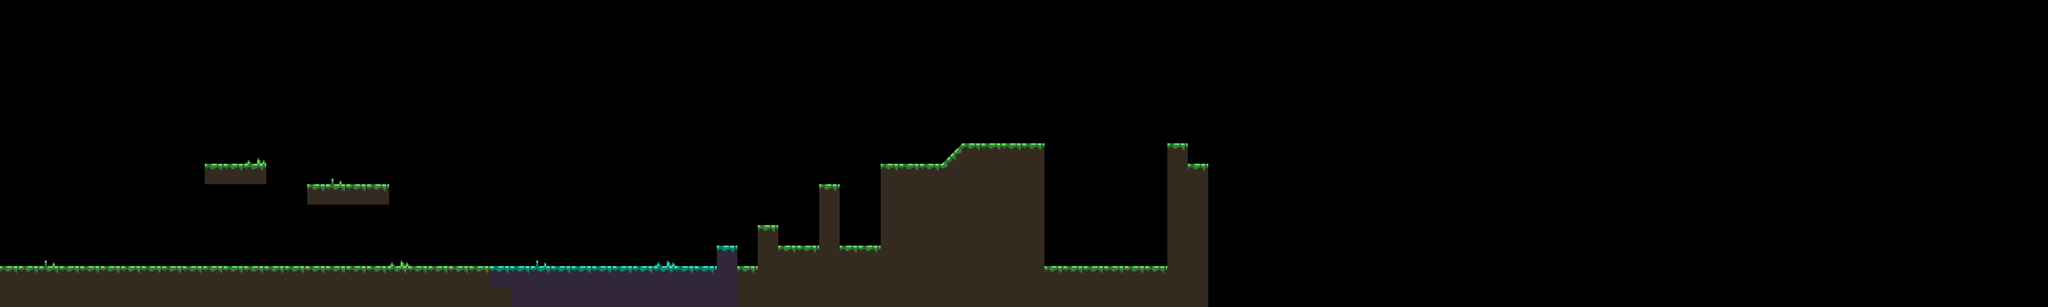

Tiled map render using the project's own tile images. Description and the whole map definition, tile-layer contents included, below:
An orthogonal 100x15 tile map with 64x64 px tiles, 1 tile layer (Tile Layer).

<map version="1.0" orientation="orthogonal" renderorder="left-down" width="100" height="15" tilewidth="64" tileheight="64" nextobjectid="10">
 <tileset firstgid="1" name="tiles" tilewidth="64" tileheight="64" tilecount="40" columns="8">
  <image source="tiles.png" width="512" height="320" />
 </tileset>
 <layer name="Tile Layer" width="100" height="15">
  <data encoding="csv">
0,0,0,0,0,0,0,0,0,0,0,0,0,0,0,0,0,0,0,0,0,0,0,0,0,0,0,0,0,0,0,0,0,0,0,0,0,0,0,0,0,0,0,0,0,0,0,0,0,0,0,0,0,0,0,0,0,0,0,0,0,0,0,0,0,0,0,0,0,0,0,0,0,0,0,0,0,0,0,0,0,0,0,0,0,0,0,0,0,0,0,0,0,0,0,0,0,0,0,0,
0,0,0,0,0,0,0,0,0,0,0,0,0,0,0,0,0,0,0,0,0,0,0,0,0,0,0,0,0,0,0,0,0,0,0,0,0,0,0,0,0,0,0,0,0,0,0,0,0,0,0,0,0,0,0,0,0,0,0,0,0,0,0,0,0,0,0,0,0,0,0,0,0,0,0,0,0,0,0,0,0,0,0,0,0,0,0,0,0,0,0,0,0,0,0,0,0,0,0,0,
0,0,0,0,0,0,0,0,0,0,0,0,0,0,0,0,0,0,0,0,0,0,0,0,0,0,0,0,0,0,0,0,0,0,0,0,0,0,0,0,0,0,0,0,0,0,0,0,0,0,0,0,0,0,0,0,0,0,0,0,0,0,0,0,0,0,0,0,0,0,0,0,0,0,0,0,0,0,0,0,0,0,0,0,0,0,0,0,0,0,0,0,0,0,0,0,0,0,0,0,
0,0,0,0,0,0,0,0,0,0,0,0,0,0,0,0,0,0,0,0,0,0,0,0,0,0,0,0,0,0,0,0,0,0,0,0,0,0,0,0,0,0,0,0,0,0,0,0,0,0,0,0,0,0,0,0,0,0,0,0,0,0,0,0,0,0,0,0,0,0,0,0,0,0,0,0,0,0,0,0,0,0,0,0,0,0,0,0,0,0,0,0,0,0,0,0,0,0,0,0,
0,0,0,0,0,0,0,0,0,0,0,0,0,0,0,0,0,0,0,0,0,0,0,0,0,0,0,0,0,0,0,0,0,0,0,0,0,0,0,0,0,0,0,0,0,0,0,0,0,0,0,0,0,0,0,0,0,0,0,0,0,0,0,0,0,0,0,0,0,0,0,0,0,0,0,0,0,0,0,0,0,0,0,0,0,0,0,0,0,0,0,0,0,0,0,0,0,0,0,0,
0,0,0,0,0,0,0,0,0,0,0,0,0,0,0,0,0,0,0,0,0,0,0,0,0,0,0,0,0,0,0,0,0,0,0,0,0,0,0,0,0,0,0,0,0,0,0,0,0,0,0,0,0,0,0,0,0,0,0,0,0,0,0,0,0,0,0,0,0,0,0,0,0,0,0,0,0,0,0,0,0,0,0,0,0,0,0,0,0,0,0,0,0,0,0,0,0,0,0,0,
0,0,0,0,0,0,0,0,0,0,0,0,0,0,0,0,0,0,0,0,0,0,0,0,0,0,0,0,0,0,0,0,0,0,0,0,0,0,0,0,0,0,0,0,0,0,0,0,0,0,0,0,0,0,0,0,0,0,0,0,0,0,0,0,0,0,0,0,0,0,0,0,0,0,0,0,0,0,0,0,0,0,0,0,0,0,0,0,0,0,0,0,0,0,0,0,0,0,0,0,
0,0,0,0,0,0,0,0,0,0,0,0,27,0,0,0,0,0,0,0,0,0,0,0,0,0,0,0,0,0,0,0,0,0,0,0,0,0,0,0,0,0,0,0,0,0,5,3,3,3,3,0,0,0,0,0,0,3,0,0,0,0,0,0,0,0,0,0,0,0,0,0,0,0,0,0,0,0,0,0,0,0,0,0,0,0,0,0,0,0,0,0,0,0,0,0,0,0,0,0,
0,0,0,0,0,0,0,0,0,0,3,3,3,0,0,0,26,0,0,0,0,0,0,0,0,0,0,0,0,0,0,0,0,0,0,0,0,0,0,0,0,0,0,3,3,3,29,2,2,2,2,0,0,0,0,0,0,2,3,0,0,0,0,0,0,0,0,0,0,0,0,0,0,0,0,0,0,0,0,0,0,0,0,0,0,0,0,0,0,0,0,0,0,0,0,0,0,0,0,0,
0,0,0,0,0,0,0,0,0,0,0,0,0,0,0,3,3,3,3,0,0,0,0,0,0,0,0,0,0,0,0,0,0,0,0,0,0,0,0,0,3,0,0,2,2,2,2,2,2,2,2,0,0,0,0,0,0,2,2,0,0,0,0,0,0,0,0,0,0,0,0,0,0,0,0,0,0,0,0,0,0,0,0,0,0,0,0,0,0,0,0,0,0,0,0,0,0,0,0,0,
0,0,0,0,0,0,0,0,0,0,0,0,0,0,0,0,0,0,0,0,0,0,0,0,0,0,0,0,0,0,0,0,0,0,0,0,0,0,0,0,2,0,0,2,2,2,2,2,2,2,2,0,0,0,0,0,0,2,2,0,0,0,0,0,0,0,0,0,0,0,0,0,0,0,0,0,0,0,0,0,0,0,0,0,0,0,0,0,0,0,0,0,0,0,0,0,0,0,0,0,
0,0,0,0,0,0,0,0,0,0,0,0,0,0,0,0,0,0,0,0,0,0,0,0,0,0,0,0,0,0,0,0,0,0,0,0,0,3,0,0,2,0,0,2,2,2,2,2,2,2,2,0,0,0,0,0,0,2,2,0,0,0,0,0,0,0,0,0,0,0,0,0,0,0,0,0,0,0,0,0,0,0,0,0,0,0,0,0,0,0,0,0,0,0,0,0,0,0,0,0,
0,0,26,0,0,0,0,0,0,0,0,0,0,0,0,0,0,0,0,27,0,0,0,0,0,0,35,0,0,0,0,0,36,0,0,34,0,2,3,3,2,3,3,2,2,2,2,2,2,2,2,0,0,0,0,0,0,2,2,0,0,0,0,0,0,0,0,0,0,0,0,0,0,0,0,0,0,0,0,0,0,0,0,0,0,0,0,0,0,0,0,0,0,0,0,0,0,0,0,0,
3,3,3,3,3,3,3,3,3,3,3,3,3,3,3,3,3,3,3,3,3,3,3,3,34,34,34,34,34,34,34,34,34,34,34,33,3,2,2,2,2,2,2,2,2,2,2,2,2,2,2,3,3,3,3,3,3,2,2,0,0,0,0,0,0,0,0,0,0,0,0,0,0,0,0,0,0,0,0,0,0,0,0,0,0,0,0,0,0,0,0,0,0,0,0,0,0,0,0,0,
2,2,2,2,2,2,2,2,2,2,2,2,2,2,2,2,2,2,2,2,2,2,2,2,2,33,33,33,33,33,33,33,33,33,33,33,2,2,2,2,2,2,2,2,2,2,2,2,2,2,2,2,2,2,2,2,2,2,2,0,0,0,0,0,0,0,0,0,0,0,0,0,0,0,0,0,0,0,0,0,0,0,0,0,0,0,0,0,0,0,0,0,0,0,0,0,0,0,0,0
</data>
 </layer>
</map>
